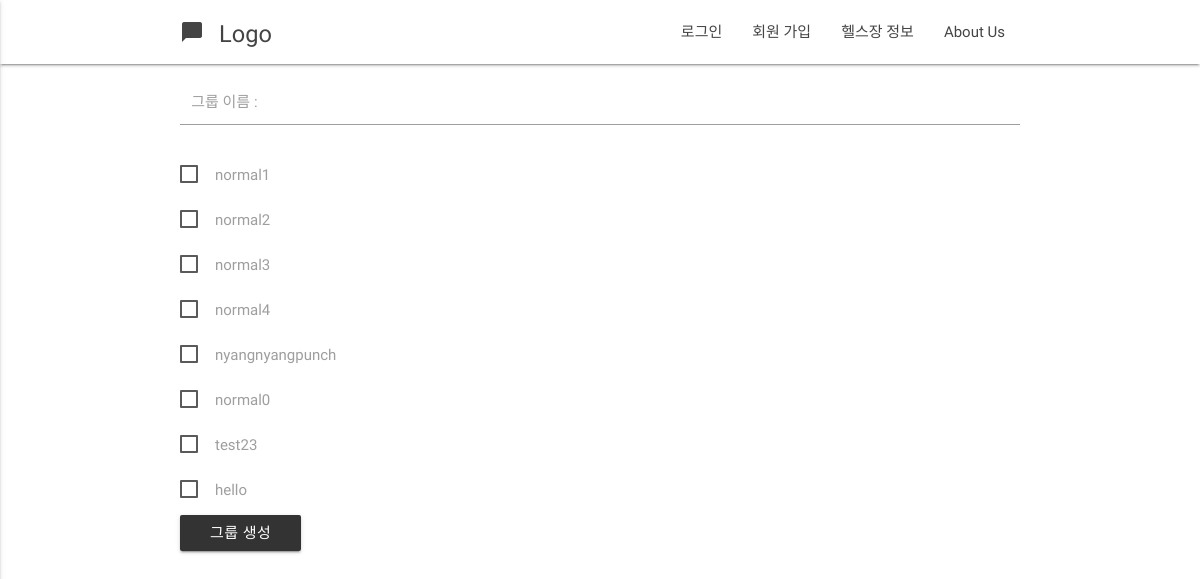
/profiles/group/create/, run on an earlier commit of the app's database.
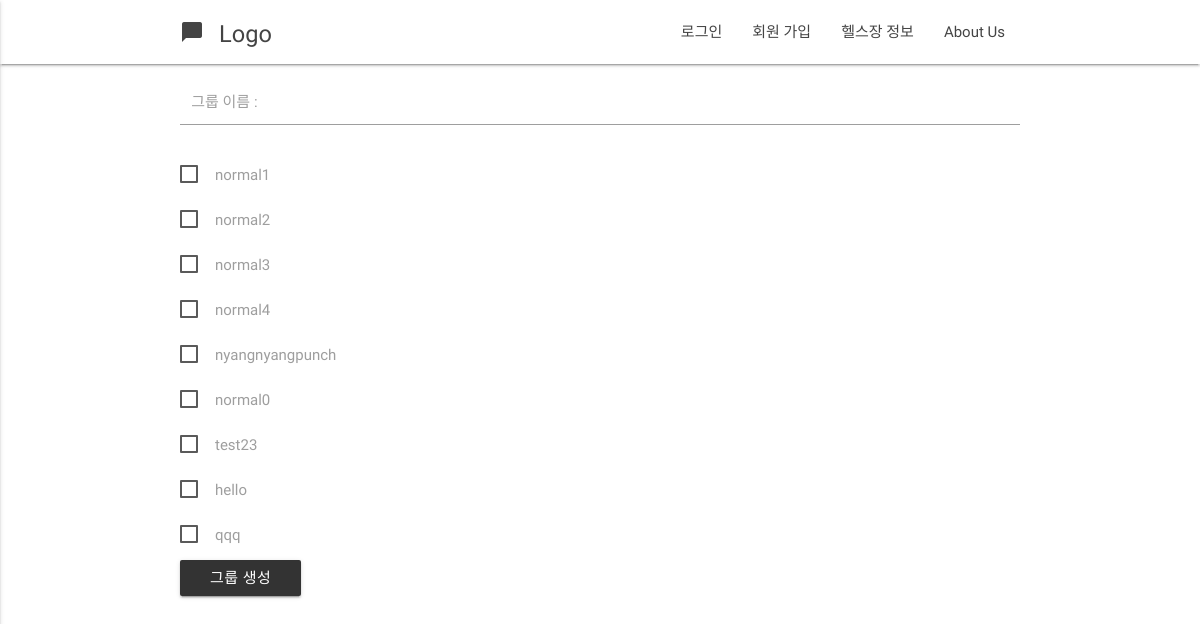
And on a later commit of the database.
### profiles/models.py (models this page shows, shortened)
class Profile(models.Model):
    user             = models.OneToOneField(User) # user.profile
    email            = models.CharField(max_length = 120)
    real_name        = models.CharField(max_length = 120, null=True)
    sex              = models.CharField(max_length = 50, null=True)
    followers        = models.ManyToManyField(User, related_name='followers', blank=True)
    following        = models.ManyToManyField(User, related_name='following', blank=True)
    timestamp        = models.DateTimeField(auto_now_add=True)
    updated          = models.DateTimeField(auto_now=True)
    healthclub       = models.ForeignKey(HealthClub, null=True)
    is_health_master = models.BooleanField(default = False)
    exercised        = models.IntegerField(default = 0)
    unit_cash        = models.IntegerField(default = 0)
    cash             = models.IntegerField(default = 0)
    healthclub_price = models.IntegerField(default = 0)
    start_date       = models.DateTimeField(null=True)
    expire_date      = models.DateTimeField(null=True)

### profiles/views.py (the view)
def group_create(request):
    users = Profile.objects.filter(is_health_master=False)
    context = {'users' : users}
    return render(request, 'group_create.html', context)

### profiles/templates/group_create.html (shortened to what this page needs)
{% extends "base.html"  %}
{% load staticfiles %}
{%block content%}
<div class="container">
    <form action="/profiles/group/create/confirm/" method="POST" >
        <div class="input-field col s6">
            <input id="groupname" type="text" class="validate" name = "groupname">
            <label for="groupname">그룹 이름 : </label>
        </div>
        {%for user in users%}
        {%ifnotequal user.user.username request.user.username%}
        <p>
            <label for="{{user.user.username}}">{{user.user.username}}</label>
        </p>
        {%endifnotequal%}
        {%endfor%}
        <button class = "waves-effect waves-light btn" type="submit">그룹 생성</button>
    </form>
</div>
{%endblock content%}

What changed in the data, as far as the page shows it:
added Profile: user.username "qqq"
